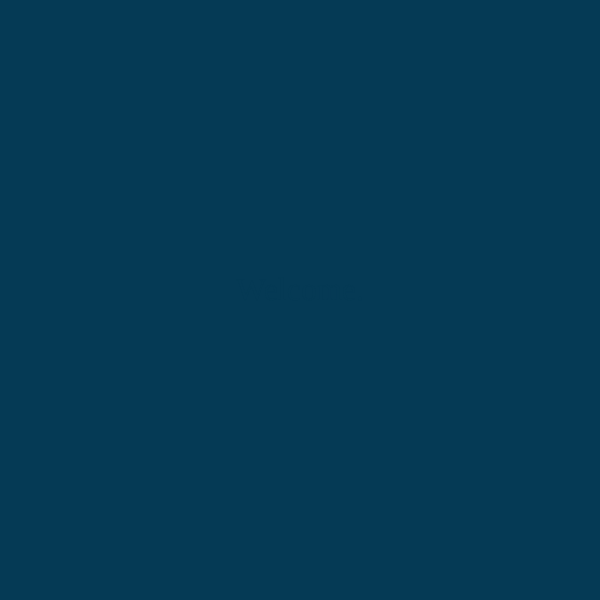
Frame 1 (no input)
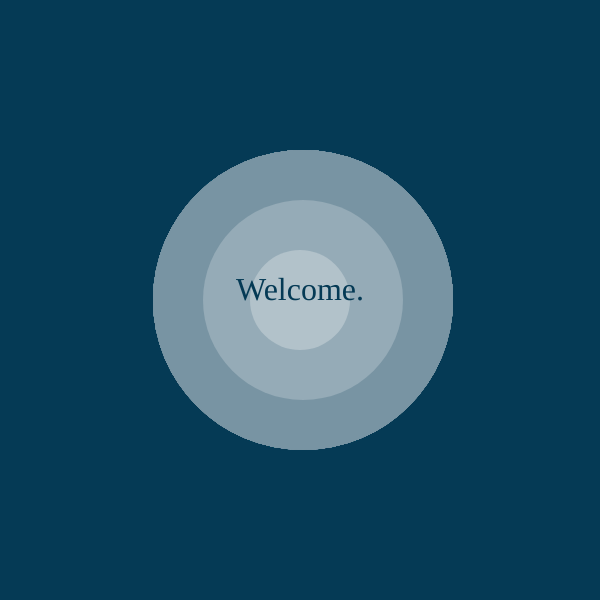
Frame 60 (no input)
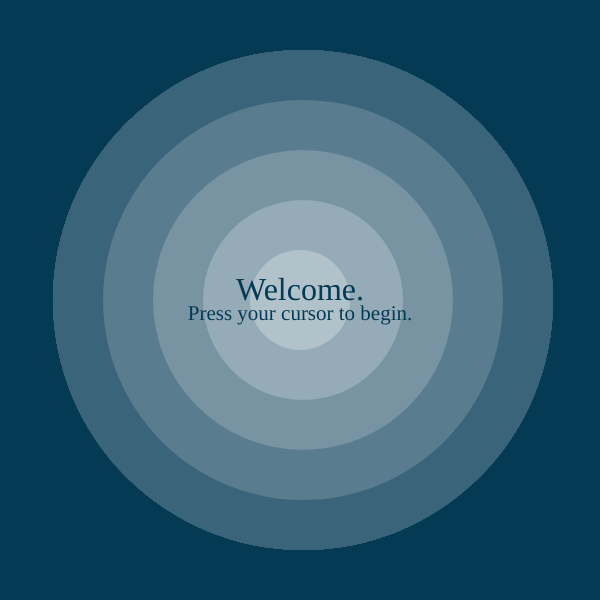
Frame 120 (the mouse pressed at the canvas centre since frame 60)

The p5.js sketch that drew these frames (run headless with seeded random() and noise() and a simulated clock; from frame 60 on, the mouse is pressed at the canvas centre):

// p5.js sketch
// ── sketch.js
/*
initial state: setup background & variables
*/

//bool flag handles transitions
var stopIntro = false;
var buttonPressed = false;
var canDraw = false;

//colors
var babyblue = '#F4FBFF'
var teal = '#67DBF0'
var lakeblue = '#053A55'
var w = 'white'
var salmon = '#FF9F9F'

//background setting
var bg = lakeblue
var h

//text setting
var intro_text = "Welcome.\nPress your cursor to begin."
var btn_txt = "See Reflection"


function setup() {
	createCanvas(600, 600);
  textFont('Trebuchet MS');
  background(bg); //background color
 	h = hour()
}
//intro special effects
function draw_ripple() {
  noStroke();
  if(millis() > 1300) {
 	fill('#3A6479');
  ellipse(303, 300, 500, 500);
  }
    if(millis() > 1000){
  fill('#597C8E');
  ellipse(303, 300, 400, 400);
  }
    if(millis() > 700){
  fill('#7894A3');
  ellipse(303, 300, 300, 300);
  }
  	if(millis() > 300){
  fill('#95ABB7');
  ellipse(303, 300, 200, 200);
  }
  
  if(millis() > 200) {
    fill('#B2C2CA');
  ellipse(300, 300, 100, 100);
  }
}
//intro_text
function intro() {
  if(millis() > 2000) {
  textSize(21);
  textAlign(CENTER);
 	fill(lakeblue);
  text("Press your cursor to begin.", 300, 320);
  }
  textSize(32);
  textAlign(CENTER);
 	fill(lakeblue);
  text("Welcome.\n", 300, 300);
}

//button's text
function buttonText() {
  textSize(21);
  textAlign(CENTER);
 	fill(w);
  text(btn_txt, 300, 457);

}
//'See Reflection' Button
function btn() {
	fill(teal)
  noStroke();
  var btn = quad(150, 425, 450, 425, 450, 475, 150, 475);
  buttonText();
}

//check if mouse is in button's position
function mouse_on_btn() {
	if ((mouseX < 450) && (mouseY < 475) && (mouseX > 150) && (mouseY > 425)) return true;
}


function light() {
 background(babyblue)
  fill(salmon)
  noStroke()
  ellipse(60, 60, 60, 60)
  //from = color(202, 4, 100);
	//to = color(0, 38, 100);
  //var c = lerpColor(to, from, 0.90);  
  fill('#D6F2EF');
 	quad(0, 300, 600, 300, 600, 600, 0, 600);
	fill('#EDC7EA')
  ellipse(60,600-60, 60,60);
  

}

function dark() {
  background('#00283C')
  fill('#FFF09F')
  noStroke()
  ellipse(60, 60, 60, 60)
  fill('#3C2F4A');
 	quad(0, 300, 600, 300, 600, 600, 0, 600);
	fill('#FDFFC9')
  ellipse(60, 600-60, 60,60);

	
}

function getLand() {
  if(h>6 && h<19) return ('#AABFCC')
  else return ('#EAEAEA')
}

function getWater() {
 	if(h>6 && h<19) return ('#88CE7B')
  else return ('#19E2BB')
}
//handles mouse operations 
function mouseClicked() {
  if (stopIntro == false) {
  stopIntro = true;
  canDraw = true;
  if(h>6 && h<19)light();
  else dark()
  strokeWeight(4)
	line(0, 300, 600, 300);
  
  }
  
  if(mouse_on_btn()==true){ //if mouse clicked on the button
    opa=0;
    buttonPressed=true; //button was pressed
    console.log("button pressed")
    canDraw=false;
  }

}

function draw_rect() {

  
}
/*

function draw() { 

  
  if(stopIntro){
  	background(babyblue);
  }
  
  if(!buttonPressed && stopIntro) { //btn(); 
    art();} //before the button is pressed, button remains there
	
  
}

*/

function draw() {
 if(!stopIntro){ //before intro is stopped, draw intro
  	draw_ripple();
       intro();
  }
  
if (stopIntro==true && !buttonPressed) {
  noStroke();
//  fill(255, 255, 255, opa);  
 // quad(0, 300, 600, 300, 600, 600, 0, 600);
  //console.log("made a rectangel"); 
  //btn();
}
  
function mouseInRange() {
 return ((mouseX < 600) && (mouseY < 300) && (mouseX > 0) && (mouseY > 0))
}
  
if(stopIntro==true && mouseIsPressed && mouseInRange()){
   //stroke('black');
   //strokeWeight(2);
   //line(pmouseX, pmouseY, mouseX, mouseY);
  stroke(getWater());
  strokeWeight(1);
  line((pmouseX+5)*1.3, 600-pmouseY, (mouseX)*1.2, 600-mouseY);
  stroke(getLand())
  noFill();
  strokeWeight(1)
  ellipse(mouseX, mouseY, 15, 15)

}
  
}
